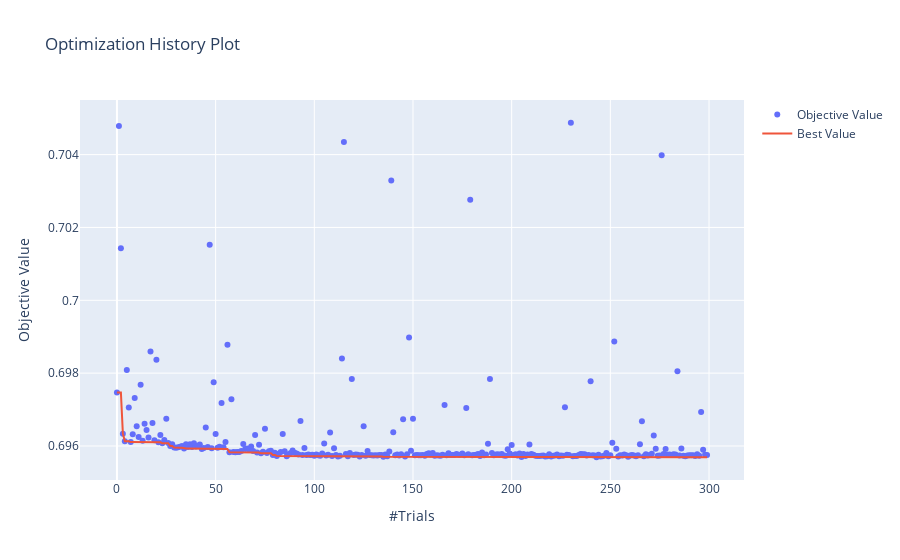

Notebook cell for this chart:
### Code cell
# visulaize the trials and their outcome
visualization.plot_optimization_history(study)

### Figure 1 — Plotly figure (JSON) as saved in the notebook; plotly's stock layout.template omitted (floating-point values rounded to 4 significant figures; data arrays with more than 128 entries replaced by an {"elided": "..."} marker saying what was removed)
{"data": [{"mode": "markers", "name": "Objective Value", "type": "scatter", "x": {"elided": "300 int values"}, "y": {"elided": "300 float values"}}, {"name": "Best Value", "type": "scatter", "x": {"elided": "300 int values"}, "y": {"elided": "300 float values"}}], "layout": {"autosize": true, "title": {"text": "Optimization History Plot"}, "xaxis": {"autorange": true, "range": [-18.14, 317.1], "title": {"text": "#Trials"}, "type": "linear"}, "yaxis": {"autorange": true, "range": [0.695, 0.7055], "title": {"text": "Objective Value"}, "type": "linear"}}}
